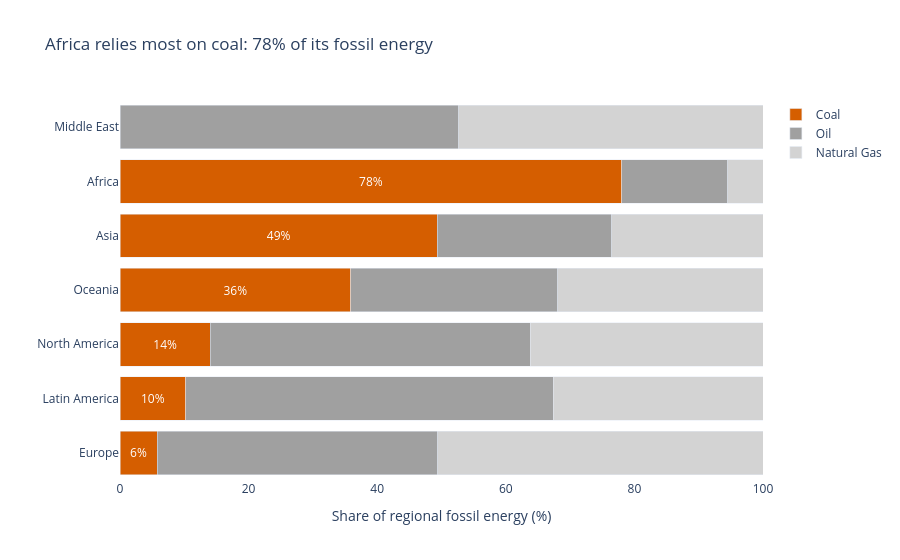

Notebook code cell kept with this figure:
### Markdown cell above
## Task 3 — 100% stacked bar: which region relies most on coal?

**What to build:** A horizontal 100% stacked bar chart showing, for each **Region**, how its fossil energy splits between Coal, Oil and Natural Gas. This is the **same data as your Task 1 treemap**, visualised a second way.

**Requirements:**
- Reuse `df_fossil` from Task 1; aggregate TWh by `Region` × `Source` and convert to **shares of each region's fossil total**
- Horizontal bars, regions **sorted by coal share** (highest at the top)
- Coal is the segment on the baseline (first in `category_orders`) and the **only coloured segment** — keep it the same colour as in Task 1; Oil and Natural Gas in two greys
- Percentage labels on the coal segments only
- Insight title naming the most coal-dependent region and its coal share

> 💡 `df.groupby('Region')['TWh'].transform('sum')` gives each row its region total

### Code cell
# Task 3
# add up fossil TWh by Region and Source (reusing df_fossil from Task 1)
df_region = df_fossil.groupby(['Region', 'Source'], as_index=False)['TWh'].sum()

# share of each region's fossil total (in %)
df_region['Region_total'] = df_region.groupby('Region')['TWh'].transform('sum')
df_region['Share'] = df_region['TWh'] / df_region['Region_total'] * 100

# sort regions by coal share
coal = df_region.loc[df_region['Source'] == 'Coal'].sort_values('Share', ascending=False)
region_order = coal['Region'].tolist()   # highest coal share first
top_coal_region = coal.iloc[0]['Region']
top_coal_share = coal.iloc[0]['Share']

# label only the coal segments
df_region['Label'] = ''
df_region.loc[df_region['Source'] == 'Coal', 'Label'] = df_region['Share'].round(0).astype(int).astype(str) + '%'

# coal keeps its Task 1 colour, oil and gas are greys
stack_colors = {
    'Coal': '#D55E00',
    'Oil': '#A0A0A0',
    'Natural Gas': '#D3D3D3'
}

fig3 = px.bar(
    df_region,
    x='Share',
    y='Region',
    color='Source',
    orientation='h',
    text='Label',
    color_discrete_map=stack_colors,
    category_orders={'Source': ['Coal', 'Oil', 'Natural Gas'],
                     'Region': region_order},
    title=f'{top_coal_region} relies most on coal: {top_coal_share:.0f}% of its fossil energy'
)
fig3.update_traces(textposition='inside', insidetextanchor='middle')
fig3.update_layout(
    barmode='stack',
    xaxis=dict(title='Share of regional fossil energy (%)', range=[0, 100]),
    yaxis_title='',
    legend_title='',
    plot_bgcolor='white'
)
fig3.show()

### Figure 1 — Plotly figure (JSON) as saved in the notebook; plotly's stock layout.template omitted (floating-point values rounded to 4 significant figures)
{"data": [{"hovertemplate": "Source=Coal<br>Share=%{x}<br>Region=%{y}<br>Label=%{text}<extra></extra>", "insidetextanchor": "middle", "legendgroup": "Coal", "marker": {"color": "#D55E00", "pattern": {"shape": ""}}, "name": "Coal", "orientation": "h", "showlegend": true, "text": ["78%", "49%", "6%", "10%", "14%", "36%"], "textposition": "inside", "type": "bar", "x": [78.04, 49.37, 5.765, 10.19, 14.06, 35.85], "xaxis": "x", "y": ["Africa", "Asia", "Europe", "Latin America", "North America", "Oceania"], "yaxis": "y"}, {"hovertemplate": "Source=Oil<br>Share=%{x}<br>Region=%{y}<br>Label=%{text}<extra></extra>", "insidetextanchor": "middle", "legendgroup": "Oil", "marker": {"color": "#A0A0A0", "pattern": {"shape": ""}}, "name": "Oil", "orientation": "h", "showlegend": true, "text": ["", "", "", "", "", "", ""], "textposition": "inside", "type": "bar", "x": [16.48, 27.11, 43.64, 57.18, 52.71, 49.73, 32.23], "xaxis": "x", "y": ["Africa", "Asia", "Europe", "Latin America", "Middle East", "North America", "Oceania"], "yaxis": "y"}, {"hovertemplate": "Source=Natural Gas<br>Share=%{x}<br>Region=%{y}<br>Label=%{text}<extra></extra>", "insidetextanchor": "middle", "legendgroup": "Natural Gas", "marker": {"color": "#D3D3D3", "pattern": {"shape": ""}}, "name": "Natural Gas", "orientation": "h", "showlegend": true, "text": ["", "", "", "", "", "", ""], "textposition": "inside", "type": "bar", "x": [5.476, 23.52, 50.59, 32.64, 47.29, 36.21, 31.92], "xaxis": "x", "y": ["Africa", "Asia", "Europe", "Latin America", "Middle East", "North America", "Oceania"], "yaxis": "y"}], "layout": {"barmode": "stack", "legend": {"title": {"text": ""}, "tracegroupgap": 0}, "plot_bgcolor": "white", "title": {"text": "Africa relies most on coal: 78% of its fossil energy"}, "xaxis": {"anchor": "y", "domain": [0, 1], "range": [0, 100], "title": {"text": "Share of regional fossil energy (%)"}}, "yaxis": {"anchor": "x", "categoryarray": ["Europe", "Latin America", "North America", "Oceania", "Asia", "Africa"], "categoryorder": "array", "domain": [0, 1], "title": {"text": ""}}}}
